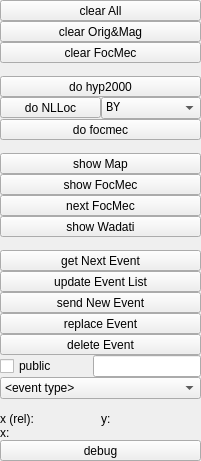
         <widget class="QWidget" name="layoutWidgetxx">
          <layout class="QVBoxLayout" name="leftVerticalLayout">
           <property name="spacing">
            <number>0</number>
           </property>
           <property name="sizeConstraint">
            <enum>QLayout::SetMaximumSize</enum>
           </property>
           <property name="margin">
            <number>0</number>
           </property>
           <item>
            <widget class="QToolButton" name="qToolButton_clearAll">
             <property name="sizePolicy">
              <sizepolicy hsizetype="Minimum" vsizetype="Minimum">
               <horstretch>0</horstretch>
               <verstretch>0</verstretch>
              </sizepolicy>
             </property>
             <property name="font">
              <font>
               <kerning>true</kerning>
              </font>
             </property>
             <property name="focusPolicy">
              <enum>Qt::NoFocus</enum>
             </property>
             <property name="styleSheet">
              <string notr="true"/>
             </property>
             <property name="text">
              <string>clear All</string>
             </property>
             <property name="checkable">
              <bool>false</bool>
             </property>
            </widget>
           </item>
           <item>
            <widget class="QToolButton" name="qToolButton_clearOrigMag">
             <property name="sizePolicy">
              <sizepolicy hsizetype="Minimum" vsizetype="Minimum">
               <horstretch>0</horstretch>
               <verstretch>0</verstretch>
              </sizepolicy>
             </property>
             <property name="focusPolicy">
              <enum>Qt::NoFocus</enum>
             </property>
             <property name="text">
              <string>clear Orig&amp;&amp;Mag</string>
             </property>
            </widget>
           </item>
           <item>
            <widget class="QToolButton" name="qToolButton_clearFocMec">
             <property name="sizePolicy">
              <sizepolicy hsizetype="Minimum" vsizetype="Minimum">
               <horstretch>0</horstretch>
               <verstretch>0</verstretch>
              </sizepolicy>
             </property>
             <property name="focusPolicy">
              <enum>Qt::NoFocus</enum>
             </property>
             <property name="text">
              <string>clear FocMec</string>
             </property>
            </widget>
           </item>
           <item>
            <spacer name="verticalSpacer_2">
             <property name="orientation">
              <enum>Qt::Vertical</enum>
             </property>
             <property name="sizeHint" stdset="0">
              <size>
               <width>201</width>
               <height>13</height>
              </size>
             </property>
            </spacer>
           </item>
           <item>
            <widget class="QToolButton" name="qToolButton_doHyp2000">
             <property name="sizePolicy">
              <sizepolicy hsizetype="Minimum" vsizetype="Minimum">
               <horstretch>0</horstretch>
               <verstretch>0</verstretch>
              </sizepolicy>
             </property>
             <property name="focusPolicy">
              <enum>Qt::NoFocus</enum>
             </property>
             <property name="text">
              <string>do hyp2000</string>
             </property>
            </widget>
           </item>
           <item>
            <layout class="QHBoxLayout" name="horizontalLayout_3">
             <property name="sizeConstraint">
              <enum>QLayout::SetMinimumSize</enum>
             </property>
             <item>
              <widget class="QToolButton" name="qToolButton_doNlloc">
               <property name="sizePolicy">
                <sizepolicy hsizetype="Minimum" vsizetype="Fixed">
                 <horstretch>0</horstretch>
                 <verstretch>0</verstretch>
                </sizepolicy>
               </property>
               <property name="focusPolicy">
                <enum>Qt::NoFocus</enum>
               </property>
               <property name="text">
                <string>do NLLoc</string>
               </property>
              </widget>
             </item>
             <item>
              <widget class="QComboBox" name="qComboBox_nllocModel">
               <property name="sizePolicy">
                <sizepolicy hsizetype="Minimum" vsizetype="Fixed">
                 <horstretch>0</horstretch>
                 <verstretch>0</verstretch>
                </sizepolicy>
               </property>
               <property name="font">
                <font>
                 <family>Monospace</family>
                 <weight>50</weight>
                 <italic>false</italic>
                 <bold>false</bold>
                </font>
               </property>
               <property name="focusPolicy">
                <enum>Qt::NoFocus</enum>
               </property>
               <property name="styleSheet">
                <string notr="true"/>
               </property>
               <item>
                <property name="text">
                 <string>BY</string>
                </property>
               </item>
               <item>
                <property name="text">
                 <string>RH</string>
                </property>
               </item>
               <item>
                <property name="text">
                 <string>UH</string>
                </property>
               </item>
               <item>
                <property name="text">
                 <string>KW</string>
                </property>
               </item>
              </widget>
             </item>
            </layout>
           </item>
           <item>
            <widget class="QToolButton" name="qToolButton_doFocMec">
             <property name="sizePolicy">
              <sizepolicy hsizetype="Minimum" vsizetype="Minimum">
               <horstretch>0</horstretch>
               <verstretch>0</verstretch>
              </sizepolicy>
             </property>
             <property name="focusPolicy">
              <enum>Qt::NoFocus</enum>
             </property>
             <property name="text">
              <string>do focmec</string>
             </property>
            </widget>
           </item>
           <item>
            <spacer name="verticalSpacer_3">
             <property name="orientation">
              <enum>Qt::Vertical</enum>
             </property>
             <property name="sizeHint" stdset="0">
              <size>
               <width>201</width>
               <height>13</height>
              </size>
             </property>
            </spacer>
           </item>
           <item>
            <widget class="QToolButton" name="qToolButton_showMap">
             <property name="sizePolicy">
              <sizepolicy hsizetype="Minimum" vsizetype="Minimum">
               <horstretch>0</horstretch>
               <verstretch>0</verstretch>
              </sizepolicy>
             </property>
             <property name="focusPolicy">
              <enum>Qt::NoFocus</enum>
             </property>
             <property name="text">
              <string>show Map</string>
             </property>
             <property name="checkable">
              <bool>true</bool>
             </property>
            </widget>
           </item>
           <item>
            <widget class="QToolButton" name="qToolButton_showFocMec">
             <property name="sizePolicy">
              <sizepolicy hsizetype="Minimum" vsizetype="Minimum">
               <horstretch>0</horstretch>
               <verstretch>0</verstretch>
              </sizepolicy>
             </property>
             <property name="focusPolicy">
              <enum>Qt::NoFocus</enum>
             </property>
             <property name="text">
              <string>show FocMec</string>
             </property>
             <property name="checkable">
              <bool>true</bool>
             </property>
            </widget>
           </item>
           <item>
            <widget class="QToolButton" name="qToolButton_nextFocMec">
             <property name="sizePolicy">
              <sizepolicy hsizetype="Minimum" vsizetype="Minimum">
               <horstretch>0</horstretch>
               <verstretch>0</verstretch>
              </sizepolicy>
             </property>
             <property name="focusPolicy">
              <enum>Qt::NoFocus</enum>
             </property>
             <property name="text">
              <string>next FocMec</string>
             </property>
            </widget>
           </item>
           <item>
            <widget class="QToolButton" name="qToolButton_showWadati">
             <property name="sizePolicy">
              <sizepolicy hsizetype="Minimum" vsizetype="Minimum">
               <horstretch>0</horstretch>
               <verstretch>0</verstretch>
              </sizepolicy>
             </property>
             <property name="focusPolicy">
              <enum>Qt::NoFocus</enum>
             </property>
             <property name="text">
              <string>show Wadati</string>
             </property>
             <property name="checkable">
              <bool>true</bool>
             </property>
            </widget>
           </item>
           <item>
            <spacer name="verticalSpacer_4">
             <property name="orientation">
              <enum>Qt::Vertical</enum>
             </property>
             <property name="sizeHint" stdset="0">
              <size>
               <width>201</width>
               <height>13</height>
              </size>
             </property>
            </spacer>
           </item>
           <item>
            <widget class="QToolButton" name="qToolButton_getNextEvent">
             <property name="sizePolicy">
              <sizepolicy hsizetype="Minimum" vsizetype="Minimum">
               <horstretch>0</horstretch>
               <verstretch>0</verstretch>
              </sizepolicy>
             </property>
             <property name="focusPolicy">
              <enum>Qt::NoFocus</enum>
             </property>
             <property name="text">
              <string>get Next Event</string>
             </property>
            </widget>
           </item>
           <item>
            <widget class="QToolButton" name="qToolButton_updateEventList">
             <property name="sizePolicy">
              <sizepolicy hsizetype="Minimum" vsizetype="Minimum">
               <horstretch>0</horstretch>
               <verstretch>0</verstretch>
              </sizepolicy>
             </property>
             <property name="focusPolicy">
              <enum>Qt::NoFocus</enum>
             </property>
             <property name="text">
              <string>update Event List</string>
             </property>
            </widget>
           </item>
           <item>
            <widget class="QToolButton" name="qToolButton_sendNewEvent">
             <property name="sizePolicy">
              <sizepolicy hsizetype="Minimum" vsizetype="Minimum">
               <horstretch>0</horstretch>
               <verstretch>0</verstretch>
              </sizepolicy>
             </property>
             <property name="focusPolicy">
              <enum>Qt::NoFocus</enum>
             </property>
             <property name="text">
              <string>send New Event</string>
             </property>
            </widget>
           </item>
           <item>
            <widget class="QToolButton" name="qToolButton_replaceEvent">
             <property name="sizePolicy">
              <sizepolicy hsizetype="Minimum" vsizetype="Minimum">
               <horstretch>0</horstretch>
               <verstretch>0</verstretch>
              </sizepolicy>
             </property>
             <property name="focusPolicy">
              <enum>Qt::NoFocus</enum>
             </property>
             <property name="text">
              <string>replace Event</string>
             </property>
            </widget>
           </item>
           <item>
            <widget class="QToolButton" name="qToolButton_deleteEvent">
             <property name="sizePolicy">
              <sizepolicy hsizetype="Minimum" vsizetype="Minimum">
               <horstretch>0</horstretch>
               <verstretch>0</verstretch>
              </sizepolicy>
             </property>
             <property name="focusPolicy">
              <enum>Qt::NoFocus</enum>
             </property>
             <property name="text">
              <string>delete Event</string>
             </property>
            </widget>
           </item>
           <item>
            <layout class="QHBoxLayout" name="horizontalLayout_4">
             <property name="sizeConstraint">
              <enum>QLayout::SetMinimumSize</enum>
             </property>
             <item>
              <widget class="QCheckBox" name="qCheckBox_sysop">
               <property name="sizePolicy">
                <sizepolicy hsizetype="Minimum" vsizetype="Minimum">
                 <horstretch>0</horstretch>
                 <verstretch>0</verstretch>
                </sizepolicy>
               </property>
               <property name="focusPolicy">
                <enum>Qt::NoFocus</enum>
               </property>
               <property name="text">
                <string>public</string>
               </property>
              </widget>
             </item>
             <item>
              <widget class="QLineEdit" name="qLineEdit_sysopPassword">
               <property name="sizePolicy">
                <sizepolicy hsizetype="Fixed" vsizetype="Minimum">
                 <horstretch>0</horstretch>
                 <verstretch>0</verstretch>
                </sizepolicy>
               </property>
               <property name="focusPolicy">
                <enum>Qt::ClickFocus</enum>
               </property>
               <property name="acceptDrops">
                <bool>false</bool>
               </property>
               <property name="echoMode">
                <enum>QLineEdit::Password</enum>
               </property>
              </widget>
             </item>
            </layout>
           </item>
           <item>
            <widget class="QComboBox" name="qComboBox_eventType">
             <property name="sizePolicy">
              <sizepolicy hsizetype="Minimum" vsizetype="Minimum">
               <horstretch>0</horstretch>
               <verstretch>0</verstretch>
              </sizepolicy>
             </property>
             <property name="focusPolicy">
              <enum>Qt::NoFocus</enum>
             </property>
             <property name="currentIndex">
              <number>0</number>
             </property>
             <item>
              <property name="text">
               <string>&lt;event type&gt;</string>
              </property>
             </item>
             <item>
              <property name="text">
               <string>earthquake</string>
              </property>
             </item>
             <item>
              <property name="text">
               <string>induced earthquake</string>
              </property>
             </item>
             <item>
              <property name="text">
               <string>quarry blast</string>
              </property>
             </item>
             <item>
              <property name="text">
               <string>explosion</string>
              </property>
             </item>
             <item>
              <property name="text">
               <string>chemical explosion</string>
              </property>
             </item>
             <item>
              <property name="text">
               <string>nuclear explosion</string>
              </property>
             </item>
             <item>
              <property name="text">
               <string>landslide</string>
              </property>
             </item>
             <item>
              <property name="text">
               <string>rockslide</string>
              </property>
             </item>
             <item>
              <property name="text">
               <string>snow avalanche</string>
              </property>
             </item>
             <item>
              <property name="text">
               <string>debris avalanche</string>
              </property>
             </item>
             <item>
              <property name="text">
               <string>mine collapse</string>
              </property>
             </item>
             <item>
              <property name="text">
               <string>building collapse</string>
              </property>
             </item>
             <item>
              <property name="text">
               <string>volcanic eruption</string>
              </property>
             </item>
             <item>
              <property name="text">
               <string>meteor impact</string>
              </property>
             </item>
             <item>
              <property name="text">
               <string>plane crash</string>
              </property>
             </item>
             <item>
              <property name="text">
               <string>sonic boom</string>
              </property>
             </item>
             <item>
              <property name="text">
               <string>not existing</string>
              </property>
             </item>
             <item>
              <property name="text">
               <string>null</string>
              </property>
             </item>
             <item>
              <property name="text">
               <string>other</string>
              </property>
             </item>
            </widget>
           </item>
           <item>
            <spacer name="verticalSpacer_5">
             <property name="orientation">
              <enum>Qt::Vertical</enum>
             </property>
             <property name="sizeHint" stdset="0">
              <size>
               <width>201</width>
               <height>13</height>
              </size>
             </property>
            </spacer>
           </item>
           <item>
            <layout class="QHBoxLayout" name="horizontalLayout_5">
             <property name="sizeConstraint">
              <enum>QLayout::SetMinimumSize</enum>
             </property>
            </layout>
           </item>
           <item>
            <layout class="QVBoxLayout" name="verticalLayout_2">
             <property name="sizeConstraint">
              <enum>QLayout::SetDefaultConstraint</enum>
             </property>
             <item>
              <layout class="QHBoxLayout" name="horizontalLayout_9">
               <property name="sizeConstraint">
                <enum>QLayout::SetDefaultConstraint</enum>
               </property>
               <item>
                <layout class="QHBoxLayout" name="horizontalLayout_8">
                 <property name="sizeConstraint">
                  <enum>QLayout::SetDefaultConstraint</enum>
                 </property>
                 <item>
                  <widget class="QLabel" name="qLabel_x_rel">
                   <property name="text">
                    <string>x (rel):</string>
                   </property>
                  </widget>
                 </item>
                 <item>
                  <widget class="QLabel" name="qLabel_xdata_rel">
                   <property name="sizePolicy">
                    <sizepolicy hsizetype="Preferred" vsizetype="Preferred">
                     <horstretch>200</horstretch>
                     <verstretch>0</verstretch>
                    </sizepolicy>
                   </property>
                   <property name="minimumSize">
                    <size>
                     <width>50</width>
                     <height>0</height>
                    </size>
                   </property>
                   <property name="baseSize">
                    <size>
                     <width>40</width>
                     <height>0</height>
                    </size>
                   </property>
                   <property name="autoFillBackground">
                    <bool>false</bool>
                   </property>
                   <property name="text">
                    <string/>
                   </property>
                  </widget>
                 </item>
                </layout>
               </item>
               <item>
                <layout class="QHBoxLayout" name="horizontalLayout_7">
                 <property name="sizeConstraint">
                  <enum>QLayout::SetDefaultConstraint</enum>
                 </property>
                 <item>
                  <widget class="QLabel" name="qLabel_y">
                   <property name="text">
                    <string>y:</string>
                   </property>
                  </widget>
                 </item>
                 <item>
                  <widget class="QLabel" name="qLabel_ydata">
                   <property name="sizePolicy">
                    <sizepolicy hsizetype="Preferred" vsizetype="Preferred">
                     <horstretch>0</horstretch>
                     <verstretch>0</verstretch>
                    </sizepolicy>
                   </property>
                   <property name="minimumSize">
                    <size>
                     <width>25</width>
                     <height>0</height>
                    </size>
                   </property>
                   <property name="baseSize">
                    <size>
                     <width>40</width>
                     <height>0</height>
                    </size>
                   </property>
                   <property name="text">
                    <string/>
                   </property>
                  </widget>
                 </item>
                </layout>
               </item>
              </layout>
             </item>
             <item>
              <layout class="QHBoxLayout" name="horizontalLayout_8b">
               <item>
                <widget class="QLabel" name="qLabel_x_abs">
                 <property name="text">
                  <string>x:</string>
                 </property>
                </widget>
               </item>
               <item>
                <widget class="QLabel" name="qLabel_xdata_abs">
                 <property name="minimumSize">
                  <size>
                   <width>160</width>
                   <height>0</height>
                  </size>
                 </property>
                 <property name="text">
                  <string/>
                 </property>
                </widget>
               </item>
              </layout>
             </item>
            </layout>
           </item>
           <item>
            <widget class="QToolButton" name="qToolButton_debug">
             <property name="sizePolicy">
              <sizepolicy hsizetype="Minimum" vsizetype="Fixed">
               <horstretch>0</horstretch>
               <verstretch>0</verstretch>
              </sizepolicy>
             </property>
             <property name="focusPolicy">
              <enum>Qt::NoFocus</enum>
             </property>
             <property name="text">
              <string>debug</string>
             </property>
            </widget>
           </item>
          </layout>
         </widget>
